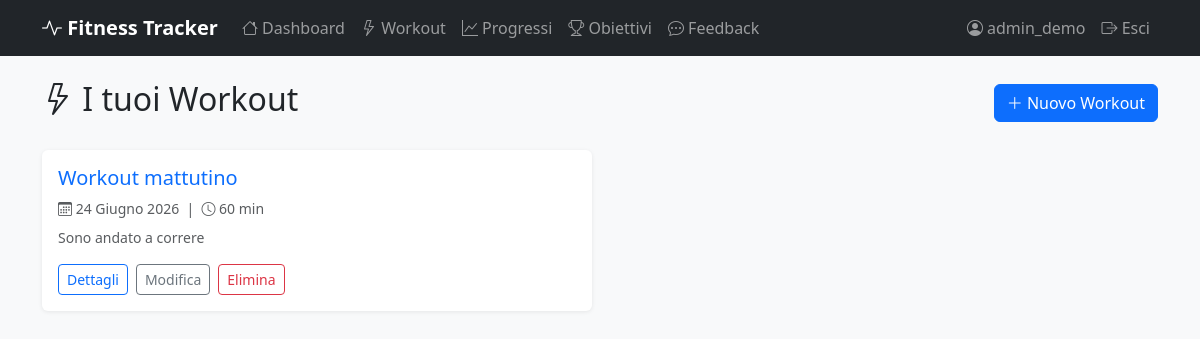
/workouts/ (signed in), run on an earlier commit of the app's database.
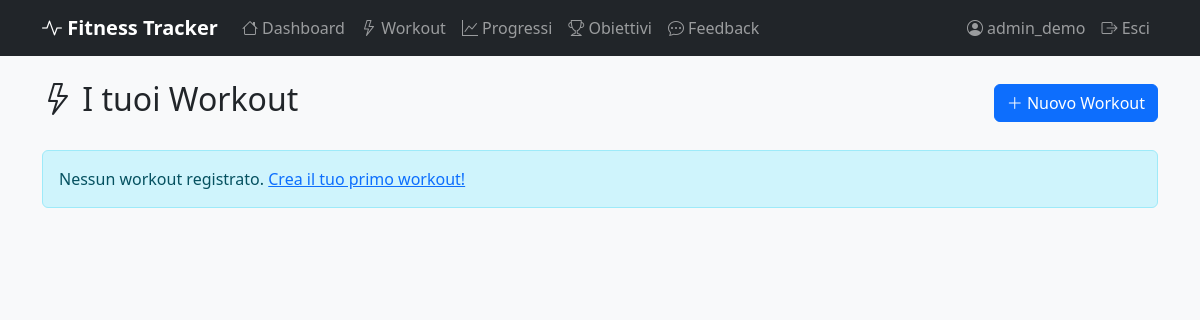
And on a later commit of the database.
### users/models.py (models this page shows, shortened)
class CustomUser(AbstractUser):
    ROLE_CHOICES = [('standard', 'Utente Standard'), ('coach', 'Coach')]
    role = models.CharField(max_length=20, choices=ROLE_CHOICES, default='standard')
    bio = models.TextField(blank=True)
    avatar = models.ImageField(upload_to='avatars/', blank=True, null=True)

### workouts/models.py (models this page shows, shortened)
class Workout(models.Model):
    user = models.ForeignKey(
        settings.AUTH_USER_MODEL,
        on_delete=models.CASCADE,
        related_name='workouts'
    )
    created_by = models.ForeignKey(
        settings.AUTH_USER_MODEL,
        on_delete=models.SET_NULL,
        null=True,
        blank=True,
        related_name='created_workouts'
    )
    title = models.CharField(max_length=200)
    date = models.DateField()
    duration = models.IntegerField(help_text='Durata in minuti')
    notes = models.TextField(blank=True)
    exercises = models.ManyToManyField(
        ExerciseType,
        through='WorkoutExercise',
        blank=True
    )
    class Meta:
        ordering = ['-date']

### workouts/views.py (the view)
# urls.py: path('workouts/', views.WorkoutListView.as_view(), name='workout_list'),
class WorkoutListView(LoginRequiredMixin, ListView):
    model = Workout
    template_name = 'workouts/workout_list.html'
    context_object_name = 'workouts'
    def get_queryset(self):
        return Workout.objects.filter(
            user=self.request.user
        ).prefetch_related('workout_exercises__exercise')

### templates/workouts/workout_list.html (shortened to what this page needs)
{% extends "base.html" %}
{% block content %}
<div class="d-flex justify-content-between align-items-center mb-4">
  <h2><i class="bi bi-lightning"></i> I tuoi Workout</h2>
  <a href="{% url 'workout_create' %}" class="btn btn-primary">
    <i class="bi bi-plus-lg"></i> Nuovo Workout
  </a>
</div>
{% if workouts %}
  <div class="row g-3">
    {% for workout in workouts %}
      <div class="col-md-6">
        <div class="card h-100">
          <div class="card-body">
            <h5 class="card-title">
              <a href="{% url 'workout_detail' workout.pk %}" class="text-decoration-none">{{ workout.title }}</a>
            </h5>
            <p class="text-muted small mb-2">
              <i class="bi bi-calendar3"></i> {{ workout.date }}
              &nbsp;|&nbsp;
              <i class="bi bi-clock"></i> {{ workout.duration }} min
            </p>
            {% if workout.notes %}<p class="small text-muted">{{ workout.notes|truncatechars:80 }}</p>{% endif %}
            <div class="d-flex gap-2 mt-2">
              <a href="{% url 'workout_detail' workout.pk %}" class="btn btn-sm btn-outline-primary">Dettagli</a>
              <a href="{% url 'workout_edit' workout.pk %}" class="btn btn-sm btn-outline-secondary">Modifica</a>
              <a href="{% url 'workout_delete' workout.pk %}" class="btn btn-sm btn-outline-danger">Elimina</a>
            </div>
          </div>
        </div>
      </div>
    {% endfor %}
  </div>
{% else %}
  <div class="alert alert-info">
    Nessun workout registrato. <a href="{% url 'workout_create' %}">Crea il tuo primo workout!</a>
  </div>
{% endif %}
{% endblock %}

### templates/base.html (shortened to what this page needs)
<!DOCTYPE html>
<html lang="it">
<head>
  <link href="https://cdn.jsdelivr.net/npm/bootstrap@5.3.2/dist/css/bootstrap.min.css" rel="stylesheet">
  <link href="https://cdn.jsdelivr.net/npm/bootstrap-icons@1.11.3/font/bootstrap-icons.min.css" rel="stylesheet">
</head>
<body>
  {% include "partials/navbar.html" %}
  <main class="container py-4">
    {% block content %}{% endblock %}
  </main>
</body>
</html>

### templates/partials/navbar.html (shortened to what this page needs)
<nav class="navbar navbar-expand-lg navbar-dark bg-dark">
  <div class="container">
    <a class="navbar-brand" href="{% url 'dashboard' %}">
      <i class="bi bi-activity"></i> Fitness Tracker
    </a>
    <div class="collapse navbar-collapse" id="navMenu">
      <ul class="navbar-nav me-auto">
        {% if user.is_authenticated %}
          <li class="nav-item">
            <a class="nav-link" href="{% url 'dashboard' %}"><i class="bi bi-house"></i> Dashboard</a>
          </li>
          {% if user.role == 'coach' %}
            <li class="nav-item">
              <a class="nav-link" href="{% url 'workout_list' %}"><i class="bi bi-lightning"></i> I miei Workout</a>
            </li>
            <li class="nav-item">
              <a class="nav-link" href="{% url 'coach_clients' %}"><i class="bi bi-people"></i> I miei Clienti</a>
            </li>
          {% else %}
            <li class="nav-item">
              <a class="nav-link" href="{% url 'workout_list' %}"><i class="bi bi-lightning"></i> Workout</a>
            </li>
            <li class="nav-item">
              <a class="nav-link" href="{% url 'progress_list' %}"><i class="bi bi-graph-up"></i> Progressi</a>
            </li>
            <li class="nav-item">
              <a class="nav-link" href="{% url 'goal_list' %}"><i class="bi bi-trophy"></i> Obiettivi</a>
            </li>
            <li class="nav-item">
              <a class="nav-link" href="{% url 'feedback_list' %}"><i class="bi bi-chat-dots"></i> Feedback</a>
            </li>
          {% endif %}
        {% endif %}
      </ul>
      <ul class="navbar-nav">
        {% if user.is_authenticated %}
          <li class="nav-item">
            <a class="nav-link" href="{% url 'profile' %}"><i class="bi bi-person-circle"></i> {{ user.username }}</a>
          </li>
          <li class="nav-item">
            <form method="post" action="{% url 'logout' %}" class="d-inline">
              <button type="submit" class="btn btn-link nav-link"><i class="bi bi-box-arrow-right"></i> Esci</button>
            </form>
          </li>
        {% else %}
          <li class="nav-item"><a class="nav-link" href="{% url 'login' %}">Accedi</a></li>
          <li class="nav-item"><a class="nav-link" href="{% url 'register' %}">Registrati</a></li>
        {% endif %}
      </ul>
    </div>
  </div>
</nav>

### templates/base.html (style rules this page uses)
body { background-color: #f8f9fa; }
.navbar-brand { font-weight: 700; }

What changed in the data, as far as the page shows it:
removed Workout: title "Workout mattutino", date "24 Giugno 2026", duration "60", notes "Sono andato a correre"
Also different on the page:
text now shown: "Nessun workout registrato. Crea il tuo primo workout!"
